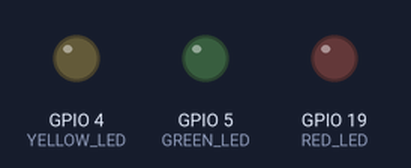
A sketch run on a simulated ESP32. On the bench: output pins drawn as LEDs (lit = HIGH). WiFi joins after 1.5 s; servers stay silent unless stated; what the sketch prints to the serial monitor is not drawn.

Above: at 2.9 s.
At 7.32 s:
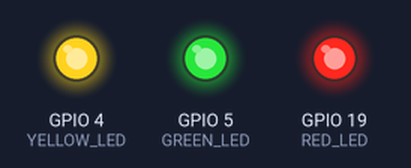
Timing chart, 0 to 7.8 s (numbered marks = the images above):
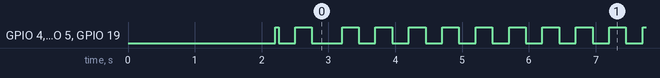

Measured:
- by itself, GPIO 4 (YELLOW_LED), GPIO 5 (GREEN_LED), GPIO 19 (RED_LED): goes HIGH 0.05 s, LOW 0.25 s, HIGH 0.25 s, LOW 0.45 s, 253 × (HIGH 0.25 s, LOW 0.25 s), HIGH 0.25 s, then LOW
- by itself, everything shown: repeats every 5.0 s, in 20 steps

The sketch:

esp32_loop.ino
```cpp
#include <WiFi.h>
#include <WebServer.h>
// #include <SPIFFS.h>
#include <HTTPClient.h>
#include <ArduinoJson.h>

// define a bit-mask style system for the status of the conveyor
// incorrect =1
// overlap = 2
// stop= 4
// Each mask represents a bit position using binary notation
// const uint8_t INCORRECT_MASK = 0b001; // Binary: 001 (Decimal: 1)
// const uint8_t OVERLAP_MASK = 0b010;   // Binary: 010 (Decimal: 2)
// const uint8_t STOP_MASK = 0b100;      // Binary: 100 (Decimal: 4)

// void checkStatus()
// {
//     HTTPClient http;
//     http.begin(flask_server_ip);
//     int httpCode = http.GET();

//     // Get the status as a single number
//     uint8_t status = (httpCode != 200) ? 7 : http.getString().toInt(); // 7 = all flags set in error case
//     http.end();

//     // Use bitwise AND to check each state
//     greenLedActive = status & INCORRECT_MASK; // Check bit 0
//     yellowLedActive = status & OVERLAP_MASK;  // Check bit 1
//     redLedActive = status & STOP_MASK;        // Check bit 2

//     // Turn off LEDs if they're not active
//     if (!redLedActive)
//         digitalWrite(RED_LED, LOW);
//     if (!yellowLedActive)
//         digitalWrite(YELLOW_LED, LOW);
//     if (!greenLedActive)
//         digitalWrite(GREEN_LED, LOW);
// }

// Flask server IP address
const char *flask_server_ip = "http://192.168.1.249:5000/api/status";

// Replace with your network credentials
const char *ssid = "TN-JE3155";
const char *password = "";

// LED pins
const int RED_LED = 19;
const int YELLOW_LED = 4;
const int GREEN_LED = 5;

WebServer server(80);

// HTML content as a string constant
const char index_html[] PROGMEM = R"rawliteral(
<!DOCTYPE html>
<html>
<head>
    <title>Plank Monitor</title>
    <meta name="viewport" content="width=device-width, initial-scale=1">
    <style>
        .warning { padding: 10px; margin: 5px; border-radius: 5px; }
        .active { background-color: #ffcccc; animation: blink 1s infinite; }
        .inactive { background-color: #ccffcc; }
        button { padding: 10px; margin: 5px; width: 100%; }
        @keyframes blink {
            0% { background-color: #ccffcc; }
            50% { background-color: #ffcccc; }
            100% { background-color: #ccffcc; }
        }
        .blink { animation: blink 1s infinite; }
    </style>
</head>
<body>
    <h1>Plank Monitor</h1>
    <div id="warnings">
        <div id="stopped" class="warning inactive">
            <h3>Stopped Plank</h3>
            <button onclick="acknowledge('stopped')">Acknowledge</button>
        </div>
        <div id="overlap" class="warning inactive">
            <h3>Overlapped Planks</h3>
            <button onclick="acknowledge('overlap')">Acknowledge</button>
        </div>
        <div id="incorrect" class="warning inactive">
            <h3>Incorrect Orientation</h3>
            <button onclick="acknowledge('incorrect')">Acknowledge</button>
        </div>
    </div>
    <button onclick="stopConveyor()" style="background-color: #ff6666;">STOP CONVEYOR</button>
    <script>
        function updateStatus() {
            fetch('/api/status')
                .then(response => response.json())
                .then(data => {
                    console.log(data);
                    updateWarning('stopped', data.stop);
                    updateWarning('overlap', data.overlap);
                    updateWarning('incorrect', data.incorrect);
                });
        }
        function updateWarning(type, active) {
            const element = document.getElementById(type);
            element.className = 'warning ' + (active ? 'active' : 'inactive');
        }
        function acknowledge(type) {
            fetch('/api/acknowledge?type=' + type, { method: 'POST' });
        }
        function stopConveyor() {
            fetch('/api/stop-conveyor', { method: 'POST' });
        }
        setInterval(updateStatus, 1000);
        updateStatus();
    </script>
</body>
</html>
)rawliteral";

// Add these variables at the top with other globals
unsigned long lastStatusCheck = 0;
unsigned long lastBlinkTime = 0;
const unsigned long STATUS_CHECK_INTERVAL = 1000; // Check every 1 second
const unsigned long BLINK_INTERVAL = 250;         // Blink every 250ms
bool ledState = false;

// Global variables to store LED states
bool redLedActive = false;
bool yellowLedActive = false;
bool greenLedActive = false;

String fetchStatusFromServer()
{
    HTTPClient http;
    http.begin(flask_server_ip);
    int httpCode = http.GET();
    String payload = http.getString();
    http.end();

    if (httpCode != 200)
    {
        payload = "{\"stop\": true, \"overlap\": true, \"incorrect\": true}";
    }
    return payload;
}

void checkStatus()
{
    String payload = fetchStatusFromServer();

    // Create a JSON document
    StaticJsonDocument<200> doc;
    DeserializationError error = deserializeJson(doc, payload);

    if (error)
    {
        Serial.print("JSON parsing failed: ");
        Serial.println(error.c_str());
        return;
    }

    // Update LED states based on parsed JSON
    redLedActive = doc["stop"].as<bool>();
    yellowLedActive = doc["overlap"].as<bool>();
    greenLedActive = doc["incorrect"].as<bool>();

    // Turn off LEDs if they're not active
    if (!redLedActive)
        digitalWrite(RED_LED, LOW);
    if (!yellowLedActive)
        digitalWrite(YELLOW_LED, LOW);
    if (!greenLedActive)
        digitalWrite(GREEN_LED, LOW);
}

void handleStatus()
{
    String payload = fetchStatusFromServer();
    server.send(200, "application/json", payload);
}

void setup()
{
    Serial.begin(115200);

    // Set LED pins as outputs
    pinMode(RED_LED, OUTPUT);
    pinMode(YELLOW_LED, OUTPUT);
    pinMode(GREEN_LED, OUTPUT);

    // Connect to Wi-Fi
    WiFi.begin(ssid, password);
    while (WiFi.status() != WL_CONNECTED)
    {
        delay(1000);
        Serial.println("Connecting to WiFi...");
    }
    Serial.println("Connected to WiFi");
    Serial.print("IP Address: ");
    Serial.println(WiFi.localIP());

    // Route for root / web page
    server.on("/", HTTP_GET, []()
              { server.send(200, "text/html", index_html); });

    // Route for API endpoints
    server.on("/api/status", HTTP_GET, handleStatus);
    server.on("/api/acknowledge", HTTP_POST, handleAcknowledge);
    server.on("/api/stop-conveyor", HTTP_POST, handleStopConveyor);

    server.begin();
}

void loop()
{
    server.handleClient();

    // Check status periodically
    unsigned long currentMillis = millis();
    if (currentMillis - lastStatusCheck >= STATUS_CHECK_INTERVAL)
    {
        lastStatusCheck = currentMillis;
        checkStatus();
    }

    // Handle LED blinking
    if (currentMillis - lastBlinkTime >= BLINK_INTERVAL)
    {
        lastBlinkTime = currentMillis;
        ledState = !ledState;

        // Update LEDs based on their active state
        if (redLedActive)
            digitalWrite(RED_LED, ledState);
        if (yellowLedActive)
            digitalWrite(YELLOW_LED, ledState);
        if (greenLedActive)
            digitalWrite(GREEN_LED, ledState);
    }
}

void handleAcknowledge()
{
    String type = server.arg("type");
    // Handle acknowledgment
    // TODO: Implement acknowledgment logic with Flask server
    Serial.println("Acknowledged: " + type);
    server.send(200, "text/plain", "OK");
}

void handleStopConveyor()
{
    // TODO: Implement conveyor stop logic
    server.send(200, "text/plain", "OK");
}
```
